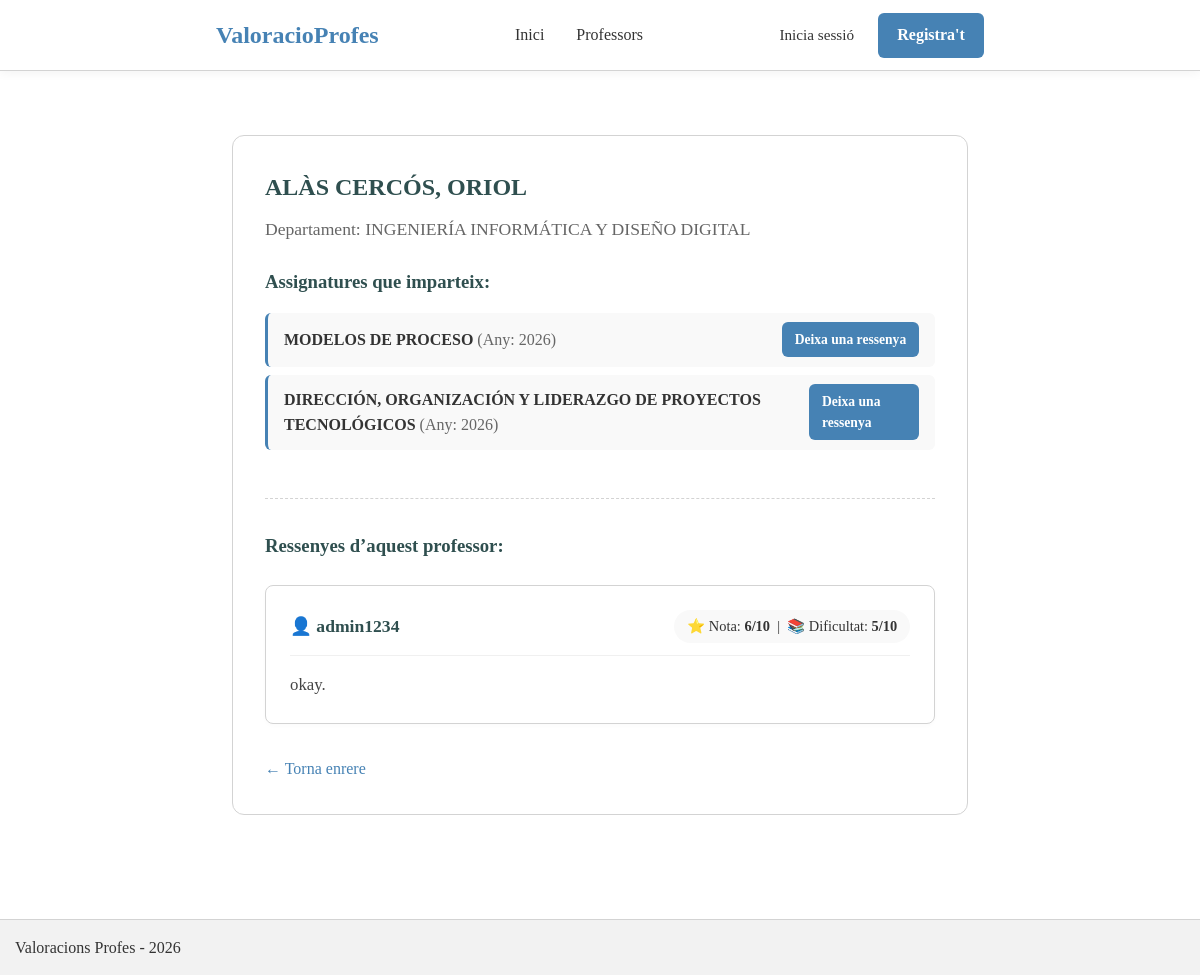
The page /profesores/1/ on the database its author committed.
### blog/models.py (models this page shows, shortened)
class Professor(models.Model):
    department = models.ForeignKey(Department, on_delete=models.CASCADE, related_name='professors')
    name_prof = models.CharField(max_length=150)
    profile_pic_url = models.URLField(max_length=200, blank=True, null=True)  #URLField for links

class Department(models.Model):
    name_dept = models.CharField(max_length=100)

class Prof_Subject(models.Model):
    professor = models.ForeignKey(Professor, on_delete=models.CASCADE)
    subject = models.ForeignKey(Subject, on_delete=models.CASCADE)
    year = models.IntegerField()

class Subject(models.Model):
    name_sub = models.CharField(max_length=150)
    description = models.TextField()
    credits = models.PositiveIntegerField()
    professors = models.ManyToManyField(Professor, through='Prof_Subject', related_name='subjects')

class Review(models.Model):
    user = models.ForeignKey(User, on_delete=models.CASCADE, related_name='reviews')
    prof_subject = models.ForeignKey(Prof_Subject, on_delete=models.CASCADE, related_name='reviews')
    overall_rating = models.IntegerField(validators=[MinValueValidator(0), MaxValueValidator(10)])
    difficulty_rating = models.IntegerField(validators=[MinValueValidator(0), MaxValueValidator(10)])
    comment = models.CharField(max_length=2000)
    creation_date = models.DateTimeField(auto_now_add=True)  #The current date-time is set automatically

### blog/views.py (the view)
# urls.py: path('profesores/<int:pk>/', views.ProfessorDetailView.as_view(), name='professor_detail'),
class ProfessorDetailView(DetailView):
    model = Professor
    template_name = 'blog/professor_detail.html'
    context_object_name = 'professor'

### templates/blog/professor_detail.html (shortened to what this page needs)
{% extends 'base.html' %}
{% block content %}
<div class="container">
    <article>
        <h1>{{ professor.name_prof }}</h1>
        <p class="post-meta" style="font-size: 1.1rem;">Departament: {{ professor.department.name_dept }}</p>
        <div class="post-body">
            <h3>Assignatures que imparteix:</h3>
            <ul>
                {% for ps in professor.prof_subject_set.all %}
                    <li style="display: flex; justify-content: space-between; align-items: center;">
                        <span>
                            <strong>{{ ps.subject.name_sub }}</strong> <span style="color: #666;">(Any: {{ ps.year }})</span>
                        </span>
                        <a href="{% url 'blog:review_create' %}?prof_subject={{ ps.id }}" class="btn-signup" style="font-size: 0.85rem; padding: 0.4rem 0.8rem;">
                            Deixa una ressenya
                        </a>
                    </li>
                {% empty %}
                    <li>Aquest professor no té assignatures assignades.</li>
                {% endfor %}
            </ul>
            <hr style="margin: 3rem 0 2rem 0; border: 0; border-top: 1px dashed var(--color-footer-border);">
            <h3>Ressenyes d’aquest professor:</h3>
            <div style="margin-top: 1.5rem;">
                {% for ps in professor.prof_subject_set.all %}
                    {% for review in ps.reviews.all %}
                        <div style="background: white; border: 1px solid var(--color-footer-border); border-radius: 8px; padding: 1.5rem; margin-bottom: 1.2rem; box-shadow: 0 2px 4px rgba(0,0,0,0.02);">
                            <div style="display: flex; justify-content: space-between; align-items: center; border-bottom: 1px solid #f0f0f0; padding-bottom: 0.8rem; margin-bottom: 1rem;">
                                <strong style="color: var(--color-heading); font-size: 1.1rem;">👤 {{ review.user.username }}</strong>
                                <div style="background: #f9f9f9; padding: 0.3rem 0.8rem; border-radius: 20px; font-size: 0.9rem;">
                                    ⭐ Nota: <strong>{{ review.overall_rating }}/10</strong> &nbsp;|&nbsp; 📚 Dificultat: <strong>{{ review.difficulty_rating }}/10</strong>
                                </div>
                            </div>
                            <p style="color: #444; font-size: 1.05rem; line-height: 1.6;">{{ review.comment }}</p>
                        </div>
                    {% endfor %}
                {% endfor %}
            </div>
            <div class="back-link" style="margin-top: 2rem;">
                <a href="javascript:history.back()">← Torna enrere</a>
            </div>
        </div>
    </article>
</div>
{% endblock content %}

### blog/static/blog/style.css (style rules this page uses)
:root { --font-base: Georgia, serif; --color-text: #333; --color-heading: darkslategray; --color-nav-bg: darkslategray; --color-nav-text: white; --color-nav-hover: lightblue; --color-user-text: silver; --color-footer-text: gray; --color-footer-border: lightgray; --color-error: red; --color-btn-primary: steelblue; --container-width: 800px; --form-width: 400px; }
* { margin: 0; padding: 0; box-sizing: border-box; }
body { min-height: 100vh; display: flex; flex-direction: column; font-family: var(--font-base); line-height: 1.6; color: var(--color-text); }
.container { flex: 1; max-width: var(--container-width); margin: 2rem auto; padding: 0 1rem; }
.btn-signup { background-color: var(--color-btn-primary); color: white; padding: 0.6rem 1.2rem; border-radius: 6px; text-decoration: none; font-weight: bold; }
article { background: white; border: 1px solid var(--color-footer-border); border-radius: 12px; padding: 2rem; }
article h1 { color: var(--color-heading); margin-bottom: 0.5rem; }
article .post-meta { color: #666; margin-bottom: 1.5rem; font-size: 0.95rem; }
article .post-body h3 { color: var(--color-heading); margin-bottom: 1rem; }
article .post-body ul { list-style: none; padding: 0; display: flex; flex-direction: column; gap: 0.5rem; }
article .post-body ul li { padding: 0.6rem 1rem; background: #f9f9f9; border-radius: 6px; border-left: 3px solid var(--color-btn-primary); }
.back-link { margin-top: 1.5rem; }
.back-link a { color: var(--color-btn-primary); text-decoration: none; }

### rows shown on the page
Professor: name_prof "ALÀS CERCÓS, ORIOL", department.name_dept "INGENIERÍA INFORMÁTICA Y DISEÑO DIGITAL"
Prof_Subject: subject.name_sub "MODELOS DE PROCESO", year "2026"
Prof_Subject: subject.name_sub "DIRECCIÓN, ORGANIZACIÓN Y LIDERAZGO DE PROYECTOS TECNOLÓGICOS", year "2026"
Review: user.username "admin1234", overall_rating "6", difficulty_rating "5", comment "okay."
